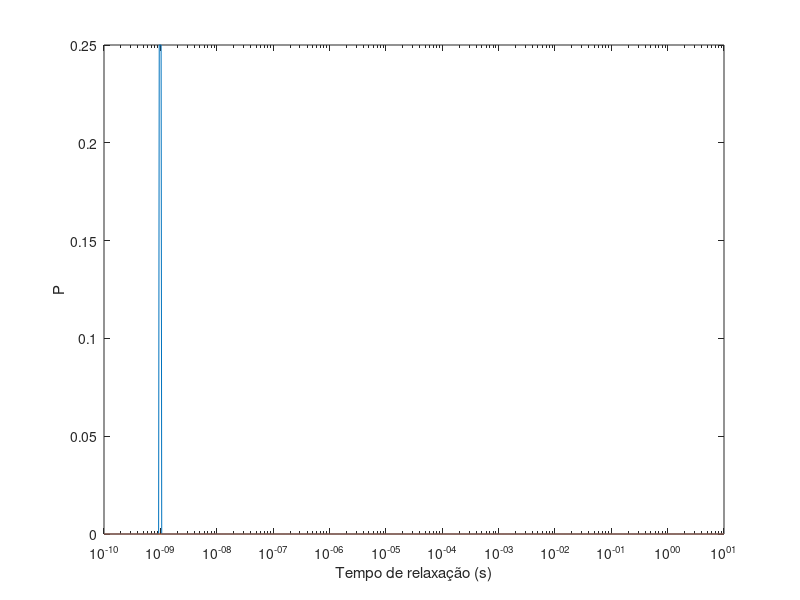

The MATLAB source for this figure: (Note: this script raises an error after producing the figure.)
clc;clear;format long;

% Criacao do vetor tk e fk
tk = logspace(-10,1,1000);      % vetor de tempo tk 
tamanhotk = length(tk);         % tamanho do vetor tk 
tkmin = min(tk);
tkmax = max(tk);
fk = linspace(3,3.5,100);
tamanhofk = length(fk);

% Constants
t0 = 1e-9;  % segundos
Ms = 2.39e+5;   % A/m
m0 = 1.26e-6;   % H/m
Hc = 3.66e+4;   % A/m
Hk = Hc * 2.09; % A/m
Kb = 1.38e-23;  % J/K
T = [5;10;20;30;300];    % Temperature (K)
KbT = Kb.*T;
K = 1.15e+4;    % J/m3

% Particle sizes
diam = [1e-10; 19e-9];
raio = diam/2;
volume = (4/3)*pi*(raio.^3);

% KV (J)
KV = K.*volume;

% B
B10 = KV(1)./KbT;
B19 = KV(2)./KbT;

% t
t10 = t0*exp(B10);
t19 = t0*exp(B19);

%-----------Diameter of 10nm--------------------%
% Applying pk values to tk for T = 300 K
porc5 = t10(5)/20;
cont = 0;
pk10T300 = zeros(1,tamanhotk);   
for i=1:tamanhotk
    a = abs(t10(5)-tk(i));
    if a <= porc5
        pk10T300(i) = 1;
        cont = cont + 1;
    end
end
pico = 1/cont;
for i=1:tamanhotk
    if pk10T300(i) == 1
        pk10T300(i) = pico;
    end
end

% Applying pk values to tk for T = 30 K
porc5 = t10(4)/20;
cont = 0;
pk10T30 = zeros(1,tamanhotk); 
for i=1:tamanhotk
    a = abs(t10(4)-tk(i));
    if a <= porc5
        pk10T30(i) = 1;
        cont = cont + 1;
    end
end
pico = 1/cont;
for i=1:tamanhotk
    if pk10T30(i) == 1
        pk10T30(i) = pico;
    end
end

% Applying pk values to tk for T = 20 K
porc5 = t10(3)/20;
cont = 0;
pk10T20 = zeros(1,tamanhotk);    
for i=1:tamanhotk
    a = abs(t10(3)-tk(i));
    if a <= porc5
        pk10T20(i) = 1;
        cont = cont + 1;
    end
end
pico = 1/cont;
for i=1:tamanhotk
    if pk10T20(i) == 1
        pk10T20(i) = pico;
    end
end

% Applying pk values to tk for T = 5 K
porc5 = t10(2)/20;
cont = 0;
pk10T10 = zeros(1,tamanhotk);   
for i=1:tamanhotk
    a = abs(t10(2)-tk(i));
    if a <= porc5
        pk10T10(i) = 1;
        cont = cont + 1;
    end
end
pico = 1/cont;
for i=1:tamanhotk
    if pk10T10(i) == 1
        pk10T10(i) = pico;
    end
end

% Applying pk values to tk for T = 5 K
porc5 = t10(1)/20;
cont = 0;
pk10T5 = zeros(1,tamanhotk);    
for i=1:tamanhotk
    a = abs(t10(1)-tk(i));
    if a <= porc5
        pk10T5(i) = 1;
        cont = cont + 1;
    end
end
pico = 1/cont;
for i=1:tamanhotk
    if pk10T5(i) == 1
        pk10T5(i) = pico;
    end
end

%---------Diameter of 19nm----------------------------%
% Applying pk values to tk for T = 300 K
porc5 = t19(5)/20;
cont = 0;
pk19T300 = zeros(1,tamanhotk);    
for i=1:tamanhotk
    a = abs(t19(5)-tk(i));
    if a <= porc5
        pk19T300(i) = 1;
        cont = cont + 1;
    end
end
pico = 1/cont;
for i=1:tamanhotk
    if pk19T300(i) == 1
        pk19T300(i) = pico;
    end
end

% Applying pk values to tk for T = 30 K
porc5 = t19(4)/20;
cont = 0;
pk19T30 = zeros(1,tamanhotk);   
for i=1:tamanhotk
    a = abs(t19(4)-tk(i));
    if a <= porc5
        pk19T30(i) = 1;
        cont = cont + 1;
    end
end
pico = 1/cont;
for i=1:tamanhotk
    if pk19T30(i) == 1
        pk19T30(i) = pico;
    end
end

% Applying pk values to tk for T = 20 K
porc5 = t19(3)/20;
cont = 0;
pk19T20 = zeros(1,tamanhotk);   
for i=1:tamanhotk
    a = abs(t19(3)-tk(i));
    if a <= porc5
        pk19T20(i) = 1;
        cont = cont + 1;
    end
end
pico = 1/cont;
for i=1:tamanhotk
    if pk19T20(i) == 1
        pk19T20(i) = pico;
    end
end

% Applying pk values to tk for T = 10 K
porc5 = t19(2)/20;
cont = 0;
pk19T10 = zeros(1,tamanhotk);    
for i=1:tamanhotk
    a = abs(t19(2)-tk(i));
    if a <= porc5
        pk19T10(i) = 1;
        cont = cont + 1;
    end
end
pico = 1/cont;
for i=1:tamanhotk
    if pk19T10(i) == 1
        pk19T10(i) = pico;
    end
end

% Applying pk values to tk for T = 35 K
porc5 = t19(1)/20;
cont = 0;
pk19T5 = zeros(1,tamanhotk);    
for i=1:tamanhotk
    a = abs(t19(1)-tk(i));
    if a <= porc5
        pk19T5(i) = 1;
        cont = cont + 1;
    end
end
pico = 1/cont;
for i=1:tamanhotk
    if pk19T5(i) == 1
        pk19T5(i) = pico;
    end
end

%--------------Comparative figure for both sizes for different temperatures------------------%
%T = 5K
figure, semilogx(tk,pk10T5,tk,pk19T5)
xlabel('Tempo de relaxação (s)')
xlim([tkmin tkmax])
ylabel('P')
fontsize(gca,12,"points")
legend('d = 10nm', 'd = 19nm',Location='northeast')
grid on
title('T = 5K')

%T = 10K
figure, semilogx(tk,pk10T10,tk,pk19T10)
xlabel('Tempo de relaxação (s)')
xlim([tkmin tkmax])
ylabel('P')
fontsize(gca,12,"points")
legend('d = 10nm', 'd = 19nm',Location='northeast')
grid on
title('T = 10K')

%T = 20K
figure, semilogx(tk,pk10T20,tk,pk19T20)
xlabel('Tempo de relaxação (s)')
xlim([tkmin tkmax])
ylabel('P')
fontsize(gca,12,"points")
legend('d = 10nm', 'd = 19nm',Location='northeast')
grid on
title('T = 20K')

%T = 30K
figure, semilogx(tk,pk10T30,tk,pk19T30)
xlabel('Tempo de relaxação (s)')
xlim([tkmin tkmax])
ylabel('P')
fontsize(gca,12,"points")
legend('d = 10nm', 'd = 19nm',Location='northeast')
grid on
title('T = 30K')

%T = 300K
figure, semilogx(tk,pk10T300,tk,pk19T300)
xlabel('Tempo de relaxação (s)')
xlim([tkmin tkmax])
ylabel('P')
fontsize(gca,12,"points")
legend('d = 10nm', 'd = 19nm',Location='northeast')
grid on
title('T = 300K')